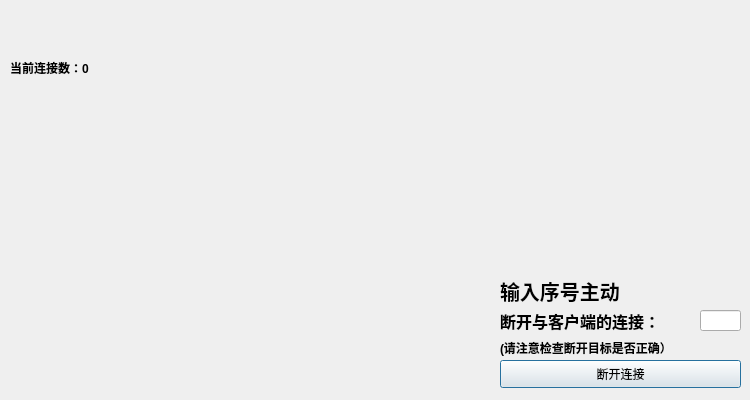
<?xml version="1.0" encoding="UTF-8"?>
<ui version="4.0">
 <class>ManagementConnectClient</class>
 <widget class="QDialog" name="ManagementConnectClient">
  <property name="geometry">
   <rect>
    <x>0</x>
    <y>0</y>
    <width>750</width>
    <height>400</height>
   </rect>
  </property>
  <property name="sizePolicy">
   <sizepolicy hsizetype="Fixed" vsizetype="Fixed">
    <horstretch>0</horstretch>
    <verstretch>0</verstretch>
   </sizepolicy>
  </property>
  <property name="windowTitle">
   <string>Dialog</string>
  </property>
  <widget class="QWidget" name="bodyWidget" native="true">
   <property name="geometry">
    <rect>
     <x>0</x>
     <y>50</y>
     <width>750</width>
     <height>350</height>
    </rect>
   </property>
   <property name="sizePolicy">
    <sizepolicy hsizetype="Fixed" vsizetype="Fixed">
     <horstretch>0</horstretch>
     <verstretch>0</verstretch>
    </sizepolicy>
   </property>
   <widget class="QLabel" name="tipLabel_1">
    <property name="geometry">
     <rect>
      <x>500</x>
      <y>220</y>
      <width>171</width>
      <height>41</height>
     </rect>
    </property>
    <property name="font">
     <font>
      <pointsize>15</pointsize>
      <weight>75</weight>
      <bold>true</bold>
     </font>
    </property>
    <property name="text">
     <string>输入序号主动</string>
    </property>
   </widget>
   <widget class="QLabel" name="tipLabel_2">
    <property name="geometry">
     <rect>
      <x>500</x>
      <y>250</y>
      <width>211</width>
      <height>41</height>
     </rect>
    </property>
    <property name="font">
     <font>
      <pointsize>12</pointsize>
      <weight>75</weight>
      <bold>true</bold>
     </font>
    </property>
    <property name="text">
     <string>断开与客户端的连接：</string>
    </property>
   </widget>
   <widget class="QLineEdit" name="disconnectLineEdit">
    <property name="geometry">
     <rect>
      <x>700</x>
      <y>260</y>
      <width>41</width>
      <height>21</height>
     </rect>
    </property>
   </widget>
   <widget class="QPushButton" name="disconnectBtn">
    <property name="geometry">
     <rect>
      <x>500</x>
      <y>310</y>
      <width>241</width>
      <height>28</height>
     </rect>
    </property>
    <property name="text">
     <string>断开连接</string>
    </property>
   </widget>
   <widget class="QLabel" name="tipLabel_3">
    <property name="geometry">
     <rect>
      <x>500</x>
      <y>290</y>
      <width>231</width>
      <height>16</height>
     </rect>
    </property>
    <property name="font">
     <font>
      <weight>75</weight>
      <bold>true</bold>
     </font>
    </property>
    <property name="text">
     <string>(请注意检查断开目标是否正确）</string>
    </property>
   </widget>
   <widget class="QLabel" name="clientsCountLabel">
    <property name="geometry">
     <rect>
      <x>10</x>
      <y>10</y>
      <width>161</width>
      <height>16</height>
     </rect>
    </property>
    <property name="font">
     <font>
      <weight>75</weight>
      <bold>true</bold>
     </font>
    </property>
    <property name="text">
     <string>当前连接数：0</string>
    </property>
   </widget>
  </widget>
 </widget>
 <resources/>
 <connections/>
</ui>
